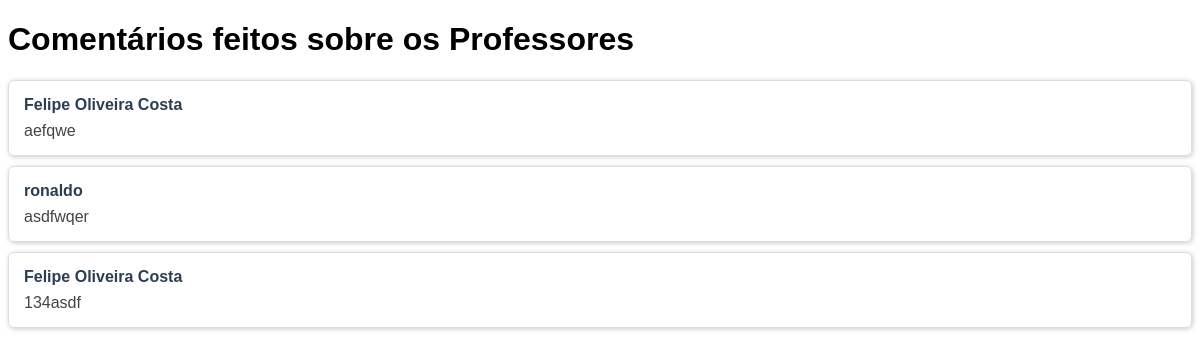
Page /comentarios/ (signed in) on the earlier database version.
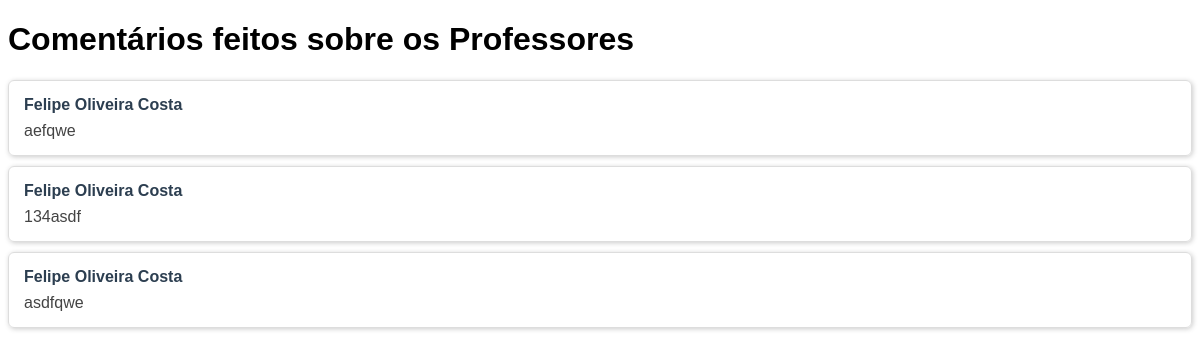
Same page on the later database version.
### avaliacoes/models.py (models this page shows, shortened)
class Avaliacao(models.Model):
    disciplina_pessoa = models.ForeignKey(DisciplinaPessoa, on_delete=models.CASCADE, null=True, blank=True, related_name='avaliacoes')
    data_avaliacao = models.DateTimeField(auto_now_add=True)
    comentario = models.TextField(null=True, blank=True)

class DisciplinaPessoa(models.Model):
    STATUS_CHOICES = [
        ('ativo', 'Ativo'),
        ('inativo', 'Inativo'),
    ]
    disciplina = models.ForeignKey('Materia', on_delete=models.CASCADE)
    pessoa = models.ForeignKey('CustomUser', on_delete=models.CASCADE, related_name='disciplinas_pessoa')
    status = models.CharField(max_length=20, choices=STATUS_CHOICES, default='ativo')
    class Meta:
        unique_together = ('disciplina', 'pessoa')

class CustomUser(AbstractUser):
    USER_TYPE_CHOICES = (
        ('aluno', 'Aluno'),
        ('professor', 'Professor'),
        ('admin', 'Administrador'),
    )
    user_type = models.CharField(max_length=20, choices=USER_TYPE_CHOICES, default='aluno')
    cpf = models.CharField(max_length=11, unique=True)
    data_nascimento = models.DateField(null=True, blank=True)

### avaliacoes/views.py (the view)
# urls.py: path('comentarios/', views.lista_comentarios, name='lista_comentarios'),
@login_required(login_url='login')
def lista_comentarios(request):
    comentarios = Avaliacao.objects.filter(
        comentario__isnull=False
    ).exclude(
        comentario=''
    ).select_related(
        'disciplina_pessoa__pessoa'
    )
    return render(request, 'avaliacoes/lista_comentarios.html', {'comentarios': comentarios})

### avaliacoes/templates/avaliacoes/lista_comentarios.html (shortened to what this page needs)
<!DOCTYPE html>
<html>
<head>
</head>
<body>
    <h1>Comentários feitos sobre os Professores</h1>
    {% if comentarios %}
        {% for c in comentarios %}
        <div class="comentario">
            <div class="professor-nome">{{ c.disciplina_pessoa.pessoa.get_full_name }}</div>
            <div class="comentario-texto">{{ c.comentario }}</div>
        </div>
        {% endfor %}
    {% else %}
        <p>Nenhum comentário cadastrado ainda.</p>
    {% endif %}
</body>
</html>

Differences in the rows shown:
removed Avaliacao: disciplina_pessoa.pessoa.get_full_name "ronaldo", comentario "asdfwqer"
added Avaliacao: disciplina_pessoa.pessoa.get_full_name "Felipe Oliveira Costa", comentario "asdfqwe"
